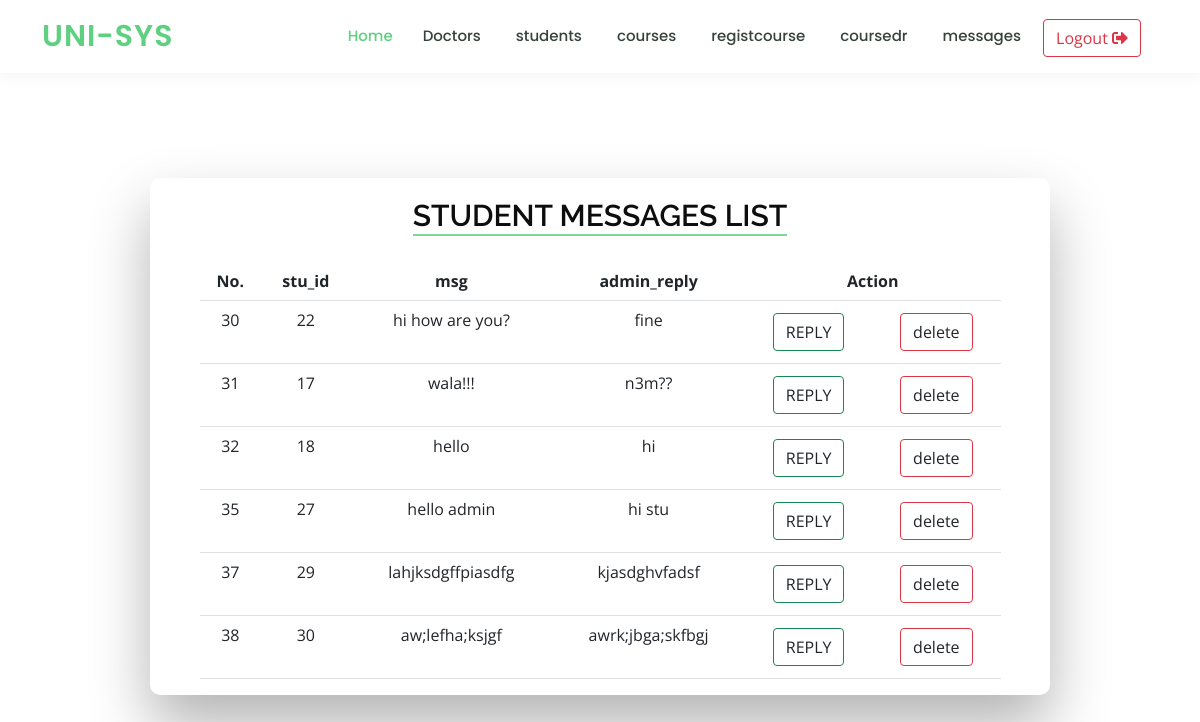
Page /admin/stu_msg/list.php (signed in) on the committed database.
### tables this page shows
CREATE TABLE `stu_msg` (
  `no` int(11) NOT NULL,
  `stud_id` int(11) NOT NULL,
  `stud_msg` text NOT NULL,
  `admin_reply` text DEFAULT NULL
);

### admin/stu_msg/list.php (the view, shortened to what this page needs)
<?php ob_start();
 include '../shared/header.php';
include  '../general/connection.php';
$select = "SELECT * FROM stu_msg";
$s = mysqli_query($conn, $select);
?>
<div class="wrapper fadeInDown">
    <div id="formContent">
        <h2 class="active">student messages List </h2>
        <div class="container col-11 mt-3 justify-content-center  text-ceter">
            <table class="table text-ceter">
                <tr>
                <th class="text-center" >No.</th>
                <th class="text-center">stu_id</th>
                    <th class="text-center" colspan="2">msg</th>
                    <th class="text-center" colspan="2">admin_reply</th>
                    <th class="text-center" colspan="2">Action</th>
                </tr>
                <tr>
                    <?php foreach ($s as $data) { ?>
                        <td class="text-center" ><?php echo $data['no'] ?></td>
                        <td class="text-center" ><?php echo $data['stud_id'] ?></td>
                        <td class="text-center" colspan="2"><?php echo $data['stud_msg'] ?></td>
                        <td class="text-center" colspan="2">
                            <?php
                            if($data['admin_reply']):
                            echo $data['admin_reply'];
                            else:
                                echo "will reply soon.. ";
                            endif;
                             ?>
                            </td>
                            <td class="text-center"> <a href="send.php?reply=<?php echo $data['no'] ?>" class="btn btn-outline-success text-dark">REPLY</a></td>
                            <td class="text-center"> <a href="list.php?delete=<?php echo $data['no'] ?>" class="btn btn-outline-danger text-dark">delete</a></td>
                </tr>
            <?php } ?>
            </table>
        </div>
    </div>
</div>
<?php include '../shared/script.php'; ?>

### assets/css/style.css (style rules this page uses)
body { font-family: "Open Sans", sans-serif; color: #444444; padding-top: 72px; }
a { color: #5fcf80; text-decoration: none; }
h1, h2, h3, h4, h5, h6 { font-family: "Raleway", sans-serif; }
.wrapper { display: flex; align-items: center; flex-direction: column; justify-content: center; width: 100%; min-height: 100%; padding: 20px; }
#formContent { -webkit-border-radius: 10px 10px 10px 10px; border-radius: 10px 10px 10px 10px; background: #fff; padding: 30px; width: 90%; max-width: 900px; position: relative; padding: 0px; -webkit-box-shadow: 0 30px 60px 0 rgba(0,0,0,0.3); box-shadow: 0 30px 60px 0 rgba(0,0,0,0.3); text-align: center; }
h2 { text-align: center; font-size: 30px; font-weight: 600; text-transform: uppercase; display:inline-block; margin: 20px 8px 10px 8px; color: #cccccc; }
h2.active { color: #0d0d0d; border-bottom: 2px solid #7ed899; }
.fadeInDown { -webkit-animation-name: fadeInDown; animation-name: fadeInDown; -webkit-animation-duration: 1s; animation-duration: 1s; -webkit-animation-fill-mode: both; animation-fill-mode: both; }
* { box-sizing: border-box; }
.btn { color: white; text-align: center; text-decoration: none; display: inline-block; box-shadow: none; margin: 4px 1px; }
.btn-outline-danger { color:#dc3545; border-color:#dc3545; }

### rows in the picture
stu_msg: no "30", stud "22", stud_msg "hi how are you?", admin_reply "fine"
stu_msg: no "31", stud "17", stud_msg "wala!!!", admin_reply "n3m??"
stu_msg: no "32", stud "18", stud_msg "hello", admin_reply "hi"
stu_msg: no "35", stud "27", stud_msg "hello admin", admin_reply "hi stu"
stu_msg: no "37", stud "29", stud_msg "lahjksdgffpiasdfg", admin_reply "kjasdghvfadsf"
stu_msg: no "38", stud "30", stud_msg "aw;lefha;ksjgf", admin_reply "awrk;jbga;skfbgj"
